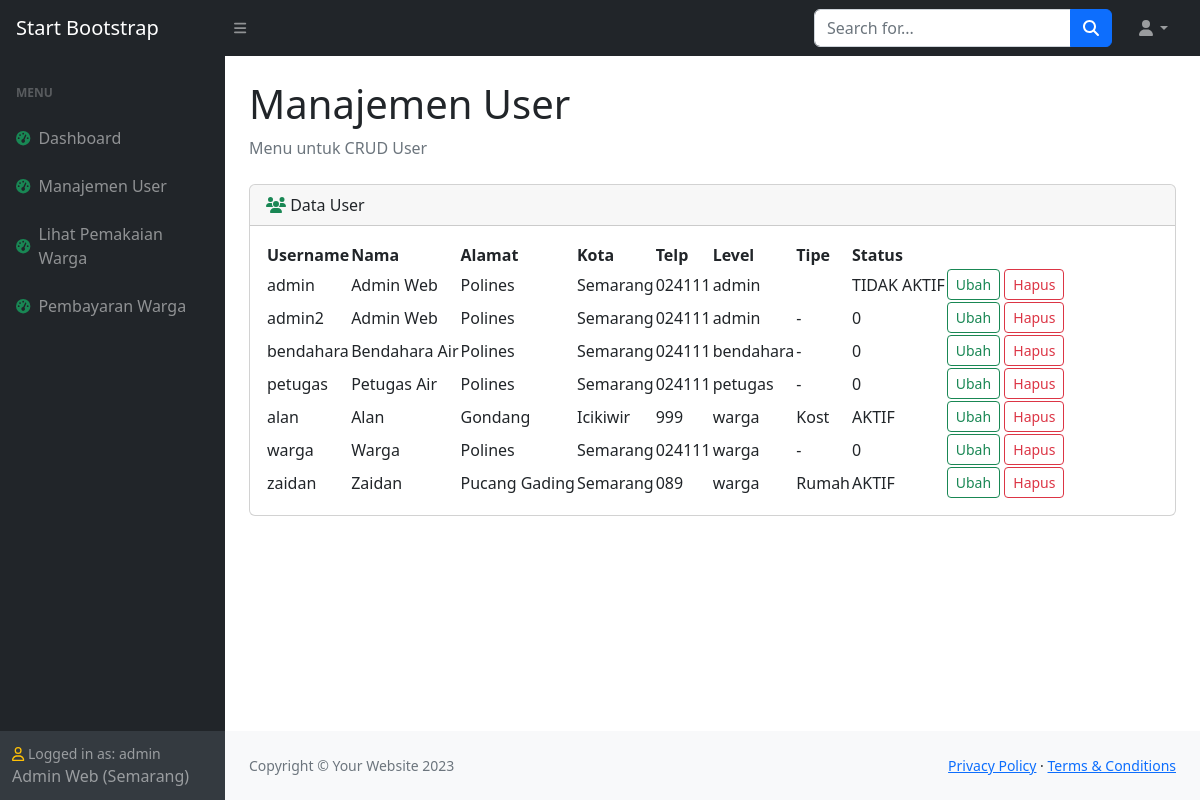
The app's page /login/index.php?p=user (signed in) with its own data.
### tables this page shows
CREATE TABLE `user` (
  `username` varchar(100) NOT NULL,
  `password` varchar(100) NOT NULL,
  `nama` varchar(200) NOT NULL,
  `alamat` text NOT NULL,
  `kota` varchar(50) NOT NULL,
  `telp` varchar(100) NOT NULL,
  `level` varchar(50) NOT NULL,
  `tipe` varchar(10) NOT NULL,
  `status` varchar(15) NOT NULL
);

### assets/func.php (called while the page is built, shortened)
<?php
class klas_air {
    function koneksi() {
        $koneksi=mysqli_connect("localhost", "user_air", "#Us3r_A1r_2025#", "air");
        return $koneksi;
    }
    function dt_user($sesi_user) {
        $q = mysqli_query($this->koneksi(), "SELECT nama, kota, level FROM user WHERE username='$sesi_user'");
        $d = mysqli_fetch_row($q);
        return $d;
    }
}
?>

### login/index.php (the view, shortened to what this page needs)
<?php
include '../assets/func.php';
$air = new klas_air;
$koneksi = $air->koneksi();
$dt_user = $air->dt_user($_SESSION['user']);
$level = $dt_user[2];
?>
<!DOCTYPE html>
<html lang="en">
    <head>
        <link href="https://cdn.jsdelivr.net/npm/simple-datatables@7.1.2/dist/style.min.css" rel="stylesheet" />
        <link href="../css/styles.css" rel="stylesheet" />
    </head>
    <body class="sb-nav-fixed">
        <nav class="sb-topnav navbar navbar-expand navbar-dark bg-dark">
            <a class="navbar-brand ps-3" href="index.html">Start Bootstrap</a>
            <button class="btn btn-link btn-sm order-1 order-lg-0 me-4 me-lg-0" id="sidebarToggle" href="#!"><i class="fas fa-bars"></i></button>
            <form class="d-none d-md-inline-block form-inline ms-auto me-0 me-md-3 my-2 my-md-0">
                <div class="input-group">
                    <input class="form-control" type="text" placeholder="Search for..." aria-label="Search for..." aria-describedby="btnNavbarSearch" />
                    <button class="btn btn-primary" id="btnNavbarSearch" type="button"><i class="fas fa-search"></i></button>
                </div>
            </form>
            <ul class="navbar-nav ms-auto ms-md-0 me-3 me-lg-4">
                <li class="nav-item dropdown">
                    <a class="nav-link dropdown-toggle" id="navbarDropdown" href="#" role="button" data-bs-toggle="dropdown" aria-expanded="false"><i class="fas fa-user fa-fw"></i></a>
                </li>
            </ul>
        </nav>
        <div id="layoutSidenav">
            <div id="layoutSidenav_nav">
                <nav class="sb-sidenav accordion sb-sidenav-dark" id="sidenavAccordion">
                    <div class="sb-sidenav-menu">
                        <div class="nav">
                            <div class="sb-sidenav-menu-heading">Menu</div>
                            <a class="nav-link" href="index.php">
                                <div class="sb-nav-link-icon"><i class="fas fa-tachometer-alt fa-spin text-success"></i></div>
                                Dashboard
                            </a>
                            <?php
                            if($level=="admin") {
                            ?>
                                <a class="nav-link" href="index.php?p=user">
                                    <div class="sb-nav-link-icon"><i class="fas fa-tachometer-alt fa-spin text-success"></i></div>
                                    Manajemen User
                                </a>
                                <a class="nav-link" href="index.php?p=catat_meter">
                                    <div class="sb-nav-link-icon"><i class="fas fa-tachometer-alt fa-spin text-success"></i></div>
                                    Lihat Pemakaian Warga
                                </a>
                                <a class="nav-link" href="index.php?p=pembayaran_warga">
                                    <div class="sb-nav-link-icon"><i class="fas fa-tachometer-alt fa-spin text-success"></i></div>
                                    Pembayaran Warga
                                </a>
                                    <?php
                            }
                            ?>
                        </div>
                    </div>
                    <div class="sb-sidenav-footer">
                        <div class="small"><i class="fa-regular fa-user fa-flip text-warning"></i> Logged in as: <?php echo $dt_user[2]?> </div>
                        <?php echo $dt_user[0].' ('. $dt_user[1].')'; ?>
                    </div>
                </nav>
            </div>
            <div id="layoutSidenav_content">
                <main>
                    <div class="container-fluid px-4">
                        <?php
                        $e = explode("=", $_SERVER['REQUEST_URI']);
                        if (!empty($e[1])) {
                            if ($e[1] == "user" || $e[1] == "user_edit&user") {
                                $h1 = "Manajemen User";
                                $li = "Menu untuk CRUD User";
                            } elseif ($e[1] == "pemakaian_warga") {
                                $h1 = "Lihat Pemakaian Warga";
                                $li = "Lihat Data Pemakaian Air Warga";
                            } elseif ($e[1] == "pembayaran_warga" || $e[1] == "tarif_edit&kd_tarif") {
                                $h1 = "Lihat Pembayaran Warga";
                                $li = "Lihat Data Pembayaran Air Warga";
                            } elseif ($e[1] == "ubah_datameter_warga") {
                                $h1 = "Ubah Datameter Warga";
                                $li = "Ubah Datameter Air Warga";
                            } elseif ($e[1] == "catat_meter" || $e[1] == "meter_edit&no") {
                                $h1 = "Catat Meteran Warga";
                                $li = "Pencatatatan Meteran Air Warga";
                            }
                        }
                        else {
                            $h1 = "Dashboard";
                            $li = "Dashboard";
                        }
                        ?>
                        <h1 class="mt-4"><?php echo $h1?></h1>
                        <ol class="breadcrumb mb-4">
                            <li class="breadcrumb-item active"><?php echo $li?></li>
                        </ol>
                        <div class="card mb-4" id="user_list">
                            <div class="card-header">
                                <i class="fa-solid fa-users text-success fa-fade"></i>
                                Data User
                            </div>
                            <div class="card-body">
                                <table id="datatablesSimple">
                                    <thead>
                                        <tr>
                                            <th>Username</th>
                                            <th>Nama</th>
                                            <th>Alamat</th>
                                            <th>Kota</th>
                                            <th>Telp</th>
                                            <th>Level</th>
                                            <th>Tipe</th>
                                            <th>Status</th>
                                            <th></th>
                                        </tr>
                                    </thead>
                                    <tbody>
                                        <?php
                                        $q = mysqli_query($koneksi, "SELECT username, nama, alamat, kota, telp, level, tipe, status FROM user ORDER BY level ASC");
                                        while ($d = mysqli_fetch_row($q)) {
                                            $user = $d[0];
                                            $nama = $d[1];
                                            $alamat = $d[2];
                                            $kota = $d[3];
                                            $telp = $d[4];
                                            $level = $d[5];
                                            $tipe = $d[6];
                                            $status = $d[7];
                                            echo "<tr>";
                                            echo "<td>$user</td>";
                                            echo "<td>$nama</td>";
                                            echo "<td>$alamat</td>";
                                            echo "<td>$kota</td>";
                                            echo "<td>$telp</td>";
                                            echo "<td>$level</td>";
                                            echo "<td>$tipe</td>";
                                            echo "<td>$status</td>";
                                            echo "<td>
                                                    <a href=index.php?p=user_edit&user=$user><button type=button class='btn btn-outline-success btn-sm'>Ubah</button></a>
                                                    <button type='button' class='btn btn-outline-danger btn-sm' data-bs-toggle='modal' data-user=$user>Hapus</button>
                                                </td>";
                                            echo "</tr>";
                                        }
                                        ?>
                                    </tbody>
                                </table>
                            </div>
                        </div>
                    </div>
                </main>
                <footer class="py-4 bg-light mt-auto">
                    <div class="container-fluid px-4">
                        <div class="d-flex align-items-center justify-content-between small">
                            <div class="text-muted">Copyright &copy; Your Website 2023</div>
                            <div>
                                <a href="#">Privacy Policy</a>
                                &middot;
                                <a href="#">Terms &amp; Conditions</a>
                            </div>
                        </div>
                    </div>
                </footer>
            </div>
        </div>
    </body>
</html>

### records on screen
user: level "admin", nama "Admin Web", kota "Semarang", username "admin", alamat "Polines", telp "024111", status "TIDAK AKTIF"
user: username "admin2", nama "Admin Web", alamat "Polines", kota "Semarang", telp "024111", level "admin", tipe "-", status "0"
user: username "bendahara", nama "Bendahara Air", alamat "Polines", kota "Semarang", telp "024111", level "bendahara", tipe "-", status "0"
user: username "petugas", nama "Petugas Air", alamat "Polines", kota "Semarang", telp "024111", level "petugas", tipe "-", status "0"
user: username "alan", nama "Alan", alamat "Gondang", kota "Icikiwir", telp "999", level "warga", tipe "Kost", status "AKTIF"
user: username "warga", nama "Warga", alamat "Polines", kota "Semarang", telp "024111", level "warga", tipe "-", status "0"
user: username "zaidan", nama "Zaidan", alamat "Pucang Gading", kota "Semarang", telp "089", level "warga", tipe "Rumah", status "AKTIF"

### other values on screen
$h1 "Manajemen User"
$li "Menu untuk CRUD User"
